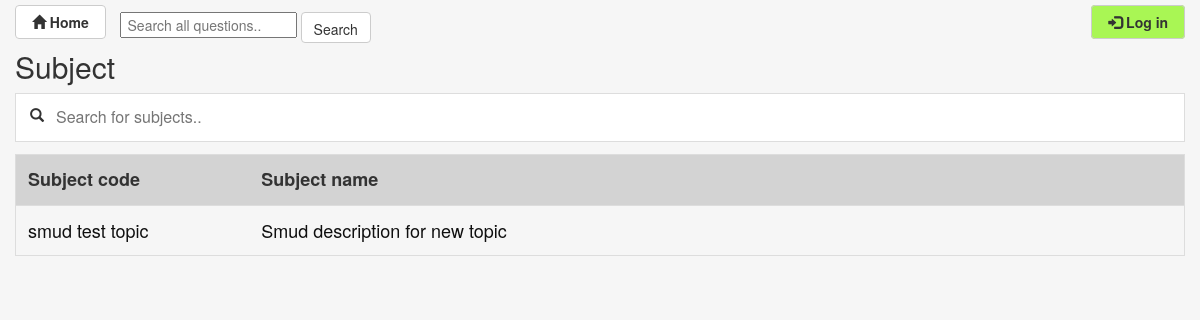
The app's page /forum/ with its own data.
### forum/models.py (models this page shows, shortened)
class Topic(models.Model):
    topic_name = models.CharField(max_length=60)
    topic_desc = models.CharField(max_length=200)
    topic_created = models.DateTimeField('Date created', auto_now_add=True)  # Automatically stores creation save
    topic_updated = models.DateTimeField('Date updated', auto_now_add=True)  # Automatically updates on save

### forum/views.py (the view)
class TopicsView(generic.ListView):
    model = Topic  # Sets the model this built in view is interacting with
    template_name = 'forum/topics.html'  # Sets template used by the view
    context_object_name = 'topics_list'  # Creates name for list of the object
    def get_queryset(self):
        return Topic.objects.order_by('topic_name')  # Makes sure the topics are ordered by name

### forum/templates/forum/topics.html (shortened to what this page needs)
{% extends 'forum/base.html' %}
{% block container-fluid %}
<h2>Subject</h2>
{% if topics_list %}
<div class="inner-addon left-addon">
    <input type="text" id="searchFunc" onkeyup="searchFunction()" placeholder="Search for subjects.."
           title="Type in a name">
</div>
<table id="topicTable">
    <tr class="header">
        <th style="width:20%;">Subject code</th>
        <th style="width:90%;">Subject name</th>
    </tr>
    {% for topic in topics_list %}
    <tr>
        <td>
            <a href="/forum/topics/{{ topic.id }}" style="color:#0f0f0f;text-decoration:none" >
                <div style="height:100%;width:100%" id="t{{ topic.id }}">
                    {{ topic.topic_name }}
                </div>
            </a>
        </td>
        <td>
            <a href="/forum/topics/{{ topic.id }}" style="color:#0f0f0f;text-decoration:none">
                <div style="height:100%;width:100%">
                    {{ topic.topic_desc }}
                </div>
            </a>
        </td>
    </tr>
    {% endfor %}
</table>
{% else %}
<p>No created topic.</p>
{% endif %}
{% endblock %}

### forum/templates/forum/topics.html (style rules this page uses)
* { box-sizing: border-box; }
#searchFunc { background-position: 10px 10px; background-repeat: no-repeat; width: 100%; font-size: 16px; padding: 12px 20px 12px 40px; border: 1px solid #ddd; margin-bottom: 12px; }
.inner-addon { position: relative; }
.left-addon input { padding-left: 30px; }
#topicTable { border-collapse: collapse; width: 100%; border: 1px solid #ddd; font-size: 18px; }
#topicTable th, #topicTable td { text-align: left; padding: 12px; }
#topicTable tr { border-bottom: 1px solid #ddd; }
#topicTable tr.header { background-color: #d3d3d3; }

### records on screen
Topic: {{ topic.id }} 1 (drawn), topic_name "smud test topic", topic_desc "Smud description for new topic"
